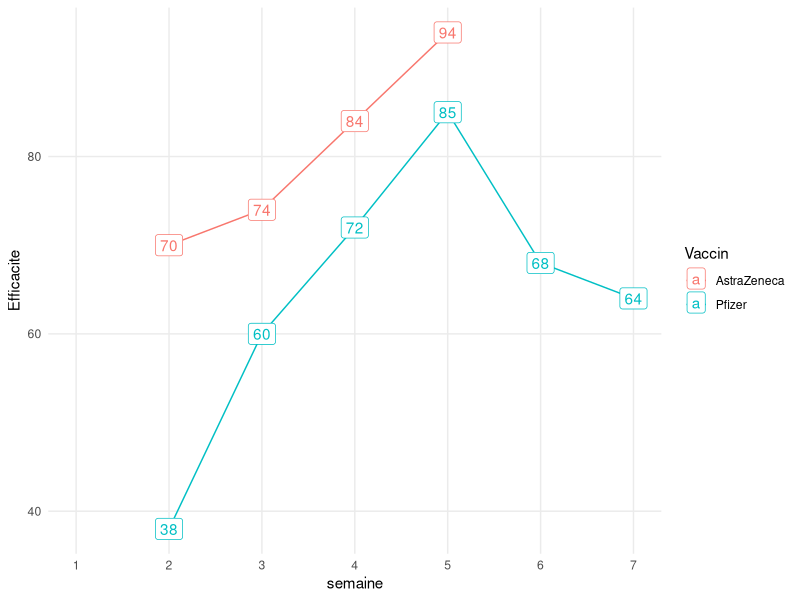
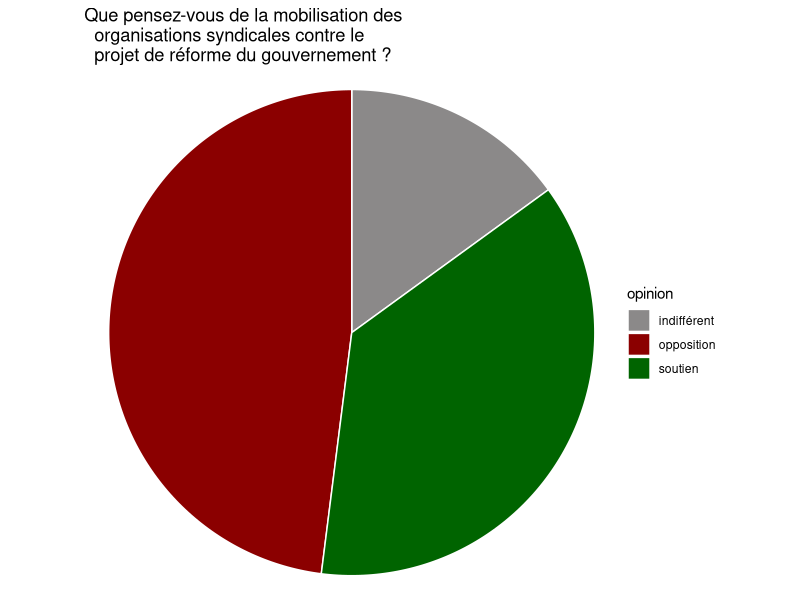
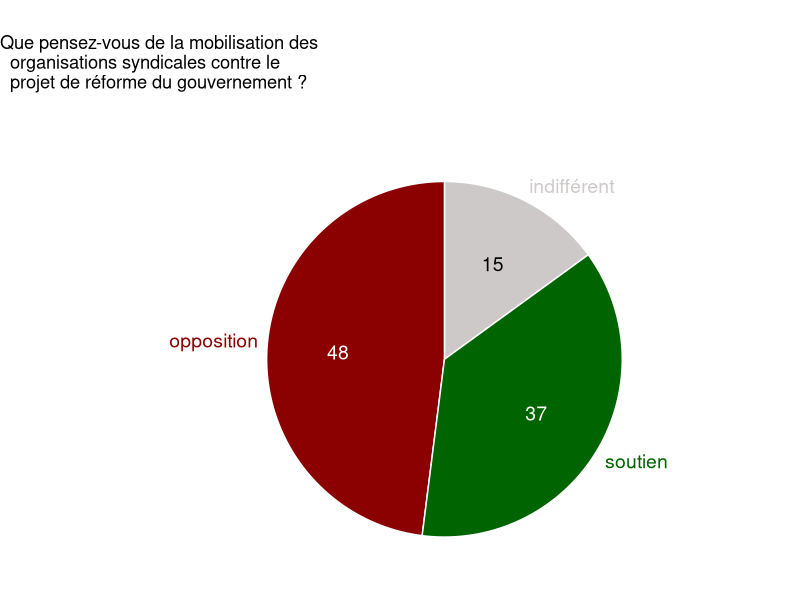
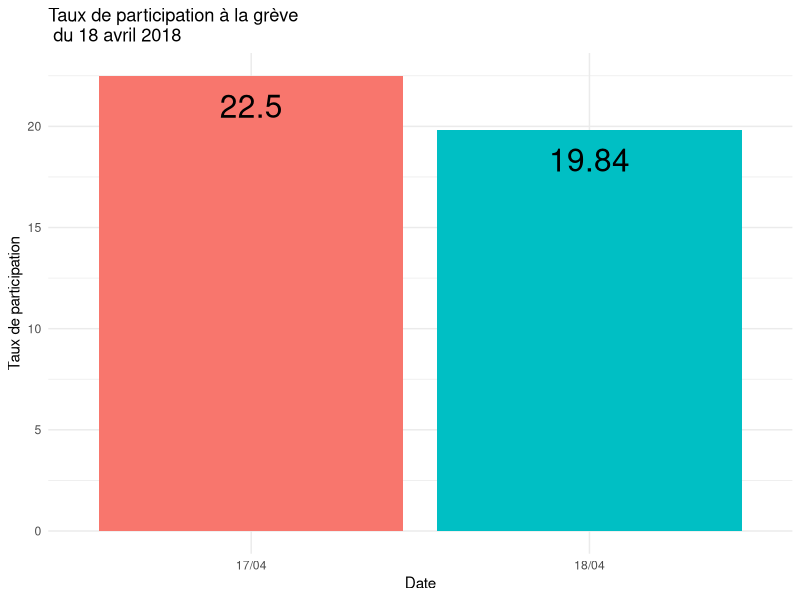
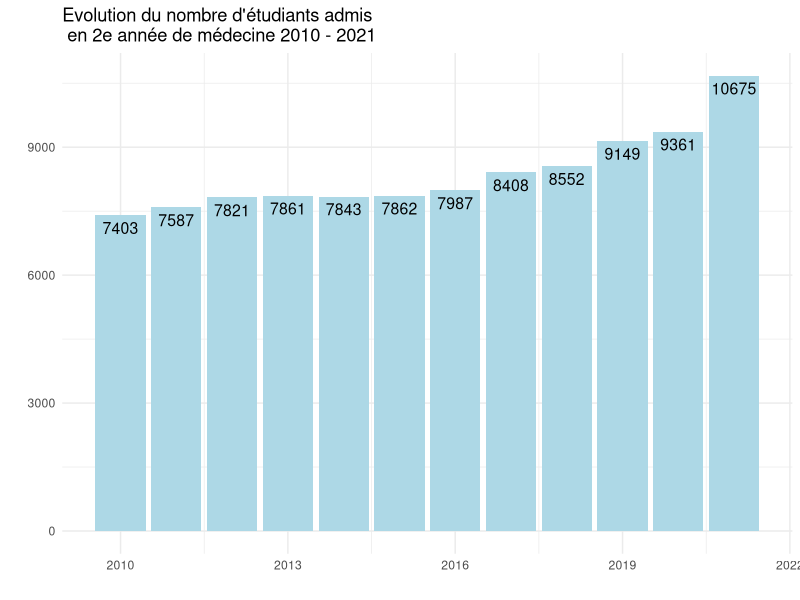
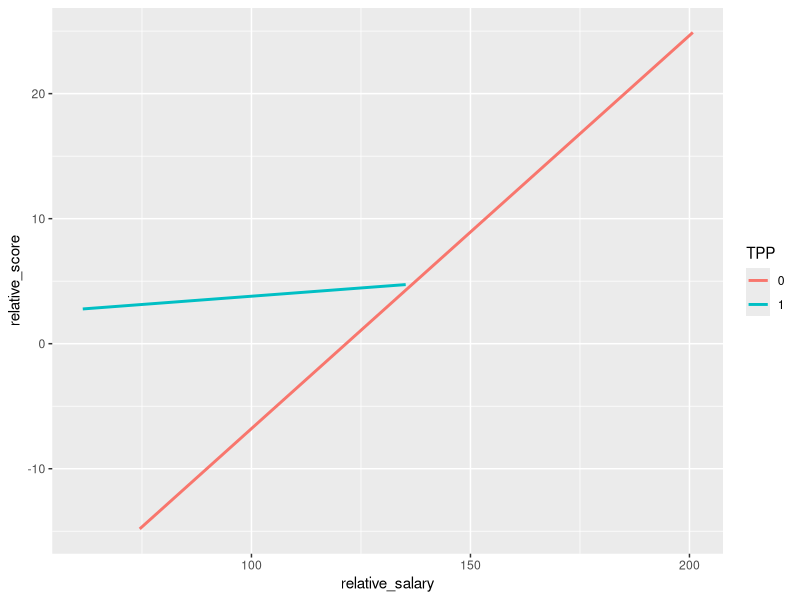
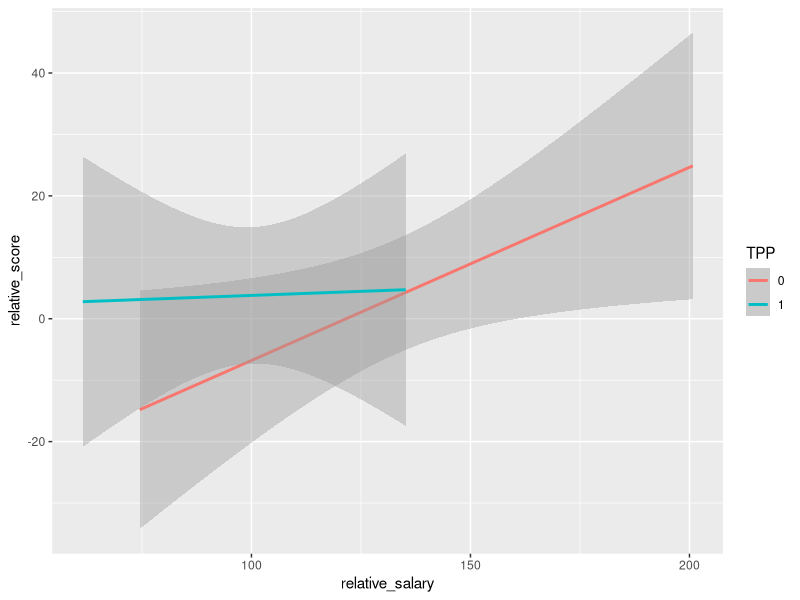
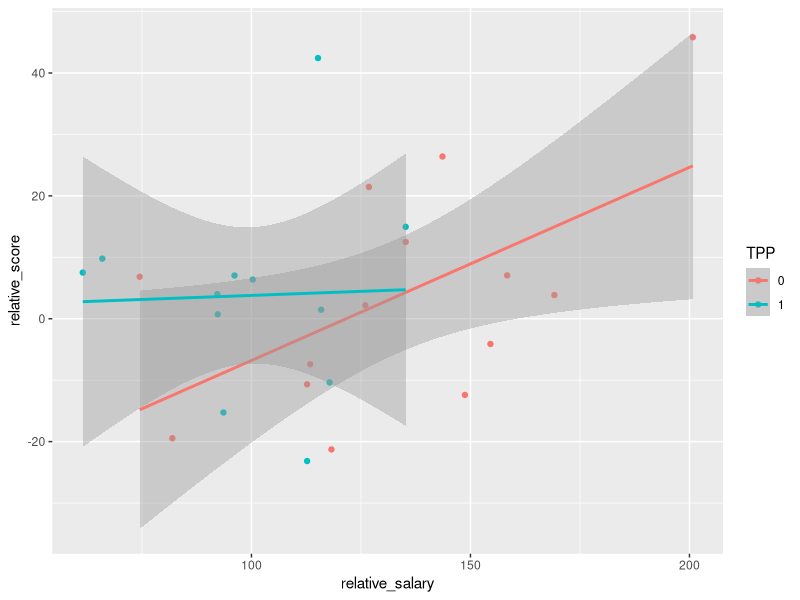

These figures' R source, in order:
## ---- chunk 1
library(ggplot2)
library(ggforce)
## ---- chunk 2
hospi <- data.frame(semaine = 1:7,
                    AstraZeneca = c(NA, 70, 74, 84, 94, NA, NA),
                    Pfizer = c(NA, 38, 60, 72, 85, 68, 64))
hospi
## ---- chunk 3
hospi <- tidyr::pivot_longer(hospi, cols = c(AstraZeneca, Pfizer),
                             names_to = "Vaccin", values_to = "Efficacite")
hospi
## ---- chunk 4
ggplot(hospi, aes(x = semaine, y = Efficacite, color = Vaccin)) +
  geom_line() + geom_point() +
  geom_label(aes(label = Efficacite)) + 
  scale_x_continuous(breaks = 1:7) + 
  theme_minimal() + 
  theme(panel.grid.minor = element_blank())
## ---- chunk 5
greve <- data.frame(opinion = c("opposition", "indifférent", "soutien"),
                    pourcent = c(48, 15, 37))
greve
## ---- chunk 6
greve <- greve[order(greve$pourcent), ]
greve_pie <- greve
greve_pie$end_angle <- 2*pi*cumsum(greve$pourcent)/sum(greve$pourcent)   # ending angle for each pie slice
greve_pie$start_angle <- c(0, greve_pie$end_angle[-3]) # starting angle for each pie slice
greve_pie$mid_angle = 0.5*(greve_pie$start_angle + greve_pie$end_angle) # middle of each pie slice, for the text label
greve_pie$hjust = ifelse(greve_pie$mid_angle > pi, 1, 0)
greve_pie$vjust = ifelse(greve_pie$mid_angle < pi/2 | greve_pie$mid_angle > 3*pi/2, 0, 1)
## ---- chunk 7
ggplot(greve,
       aes(x0 = 0, y0 = 0, r0 = 0, r = 1,
           amount = pourcent,
           fill = opinion)) +
  xlab(NULL) + ylab(NULL) + coord_fixed() +
  ggtitle("Que pensez-vous de la mobilisation des 
  organisations syndicales contre le
  projet de réforme du gouvernement ?") + 
  geom_arc_bar(stat = "pie", color = "white") +
  scale_fill_manual(values = c("opposition" = "red4",
                               "indifférent" = "snow4",
                               "soutien" = "darkgreen")) +
  theme_void()
## ---- chunk 8
rpie <- 1
rlabel_out <- 1.05 * rpie
rlabel_in <- 0.6 * rpie

ggplot(greve_pie) +
  geom_arc_bar(aes(x0 = 0, y0 = 0, r0 = 0, r = rpie,
                   start = start_angle, end = end_angle,
                   fill = opinion),
               color = "white") + 
  xlab(NULL) + ylab(NULL) + coord_fixed() +
  ggtitle("Que pensez-vous de la mobilisation des
  organisations syndicales contre le
  projet de réforme du gouvernement ?") +
  scale_fill_manual(values = c("opposition" = "red4",
                               "indifférent" = "snow3",
                               "soutien" = "darkgreen"),
                    guide = "none") +
  scale_color_manual(values = c("opposition" = "red4",
                                "indifférent" = "snow3",
                                "soutien" = "darkgreen"),
                     guide = "none") +
  geom_text(aes(x = rlabel_in * sin(mid_angle),
                y = rlabel_in * cos(mid_angle),
                label = pourcent),
            size = 14/.pt,
            color = c("black", "white", "white")) + 
  geom_text(aes(x = rlabel_out * sin(mid_angle),
                y = rlabel_out * cos(mid_angle),
                label = opinion,
                hjust = hjust, vjust = vjust,
                color = opinion),
            size = 14/.pt) + 
  scale_x_continuous(name = NULL,
                     limits = c(-2.5, 2),
                     expand = c(0, 0)) +
  scale_y_continuous(name = NULL,
                     limits = c(-1.2, 1.5),
                     expand = c(0, 0)) + 
  theme_void()
## ---- chunk 9
greve <- data.frame(jour = c("17/04", "18/04"), pourcent = c(22.5, 19.84))
ggplot(greve, aes(x = jour, y = pourcent, fill = jour)) +
  geom_col() +
  ylab("Taux de participation") + xlab("Date") +
  ggtitle("Taux de participation à la grève \n du 18 avril 2018") + 
  scale_fill_discrete(guide = "none") + 
  geom_text(aes(label = pourcent, y = pourcent - 1.5), size = 8) + 
  theme_minimal()
## ---- chunk 10
medecins <- data.frame(annee = c(2010:2021),
                       places = c(7403, 7587, 7821, 7861, 7843, 7862, 7987, 8408, 8552, 9149, 9361, 10675))

ggplot(medecins, aes(x = annee, y = places)) +
  geom_col(fill = "lightblue") +
  xlab("") + ylab("") +
  ggtitle("Evolution du nombre d'étudiants admis \n en 2e année de médecine 2010 - 2021") + 
  geom_text(aes(label = places, y = places - 300), size = 4) + 
  theme_minimal()
## ---- chunk 11
library(here)
pisa <- readxl::read_excel(here("data_raw", "pisa.xls"),
                           sheet = "web_Tab_2", 
                           col_types = c("text", "text", "numeric", 
                                         "numeric", "numeric", "numeric", 
                                         "skip"), skip = 5, n_max = 35)
pisa <- pisa[-1, ]
colnames(pisa)[1] <- "country"
colnames(pisa)[6] <- "score"
pisa$relative_score <- pisa$score - mean(pisa$score, na.rm = TRUE)
pisa$relative_salary <- (pisa$YSALARY) * 100
pisa <- pisa[!is.na(pisa$YSALARY), ]
# pisa$TPP[pisa$TPP == "m"] <- "1"
pisa <- pisa[pisa$TPP %in% c("0", "1"), ]
# pisa_subset <- subset(pisa, YSALARY >= 0.75)
# pisa_subset <- subset(pisa, YSALARY <= 1.5)
## ---- chunk 12
ggplot(pisa, aes(x = relative_salary, y = relative_score, color = TPP)) +
  geom_smooth(method = "lm", se = FALSE)
## ---- chunk 13
ggplot(pisa, aes(x = relative_salary, y = relative_score, color = TPP)) +
  geom_smooth(method = "lm")
## ---- chunk 14
ggplot(pisa, aes(x = relative_salary, y = relative_score, color = TPP)) +
  geom_point() + geom_smooth(method = "lm")
## ---- chunk 15
ggplot(subset(pisa, country != "Korea"),
       aes(x = relative_salary, y = relative_score, color = TPP)) +
  geom_point() + geom_smooth(method = "lm")
